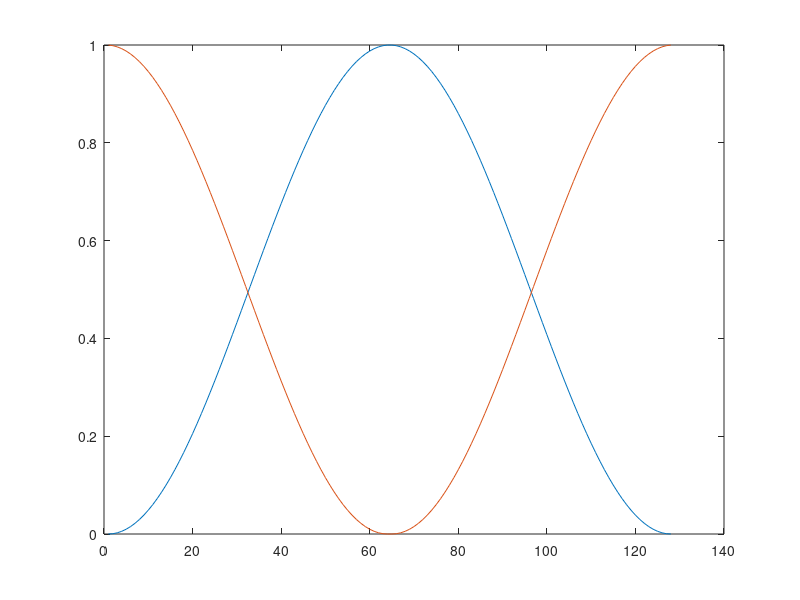

This chart was generated by the following MATLAB code:
clc; clear all; close all;

N = 256;

win = hann(N/2);
winShift = fftshift(win);

plot(win);
hold on;
plot(winShift);

theFileName = 'C:\wudtke_sconza_nunes\ece395SHARC\window.h';
theFile = fopen(theFileName,'wt');


fprintf(theFile, 'double hanning[%d] = {\n\n',N/2);
fprintf(theFile, '\t%6.6f,\n',win(1:end-1));
fprintf(theFile, '\t%6.6f',win(end));
fprintf(theFile,'\n\n};\n\n');

fprintf(theFile, 'double hanningShift[%d] = {\n\n',N/2);
fprintf(theFile, '\t%6.6f,\n',winShift(1:end-1));
fprintf(theFile, '\t%6.6f',winShift(end));
fprintf(theFile,'\n\n};\n\n');